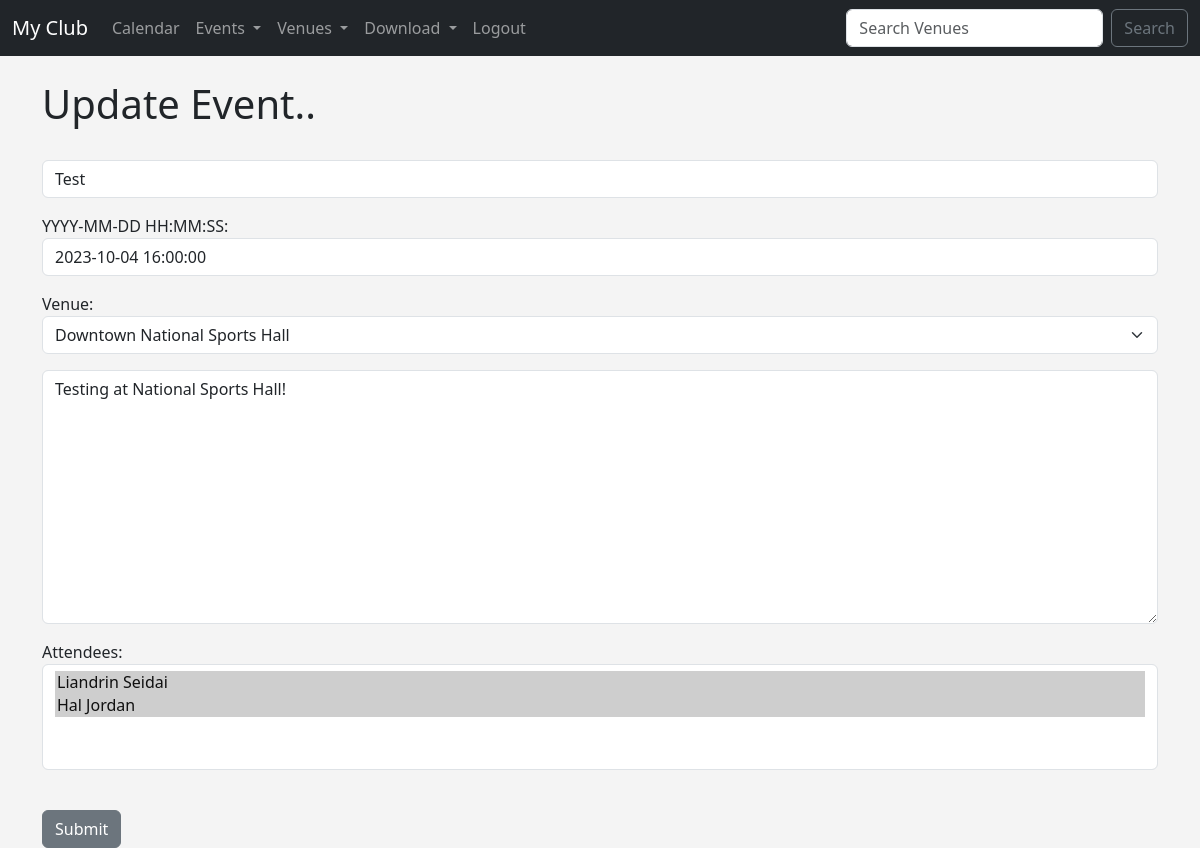
Before: /update_event/4 (signed in) with the older database file.
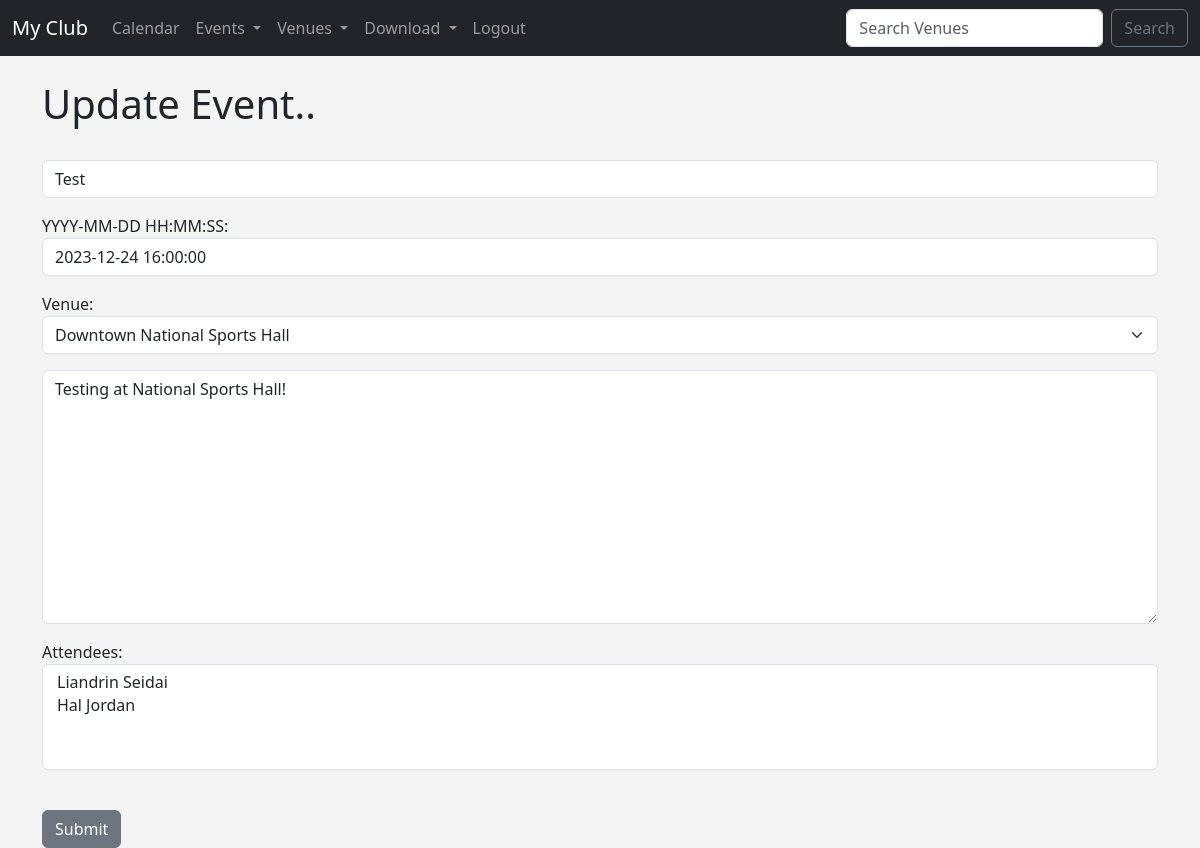
After: the same page with the newer database file.
### events/models.py (models this page shows, shortened)
class Event(models.Model):
	name = models.CharField('Event Name', max_length = 120)
	event_date = models.DateTimeField('Event Date')
	venue = models.ForeignKey(Venue, blank = True , null = True, on_delete = models.CASCADE)
	manager = models.ForeignKey(User, blank = True, null = True, on_delete = models.SET_NULL)
	description = models.TextField(blank = True)
	attendees = models.ManyToManyField(MyClubUser, blank = True)
	approved = models.BooleanField('Approved', default = False)

class Venue(models.Model):
	name = models.CharField('Venue Name', max_length = 120)
	address = models.CharField(max_length = 300)
	zip_code = models.CharField('Zip Code',max_length = 15)
	phone = models.CharField('Contact Phone',max_length = 15, blank = True)
	web = models.URLField('Website Address', blank = True)
	email_address = models.EmailField('Email Address', blank = True)
	owner = models.IntegerField("Venue Owner", blank = False, default = 1)
	venue_image = models.ImageField(null = True, blank = True, upload_to="images/")
	def __str__ (self):
		return self.name

### events/views.py (the view)
# urls.py: path('update_event/<event_id>', views.update_event, name = 'update-event'),
def update_event(request, event_id):
	event = Event.objects.get(pk=event_id)
	if request.user.is_superuser:
		form = EventFormAdmin(request.POST or None, instance = event)
	else:
		form = EventForm(request.POST or None, instance = event)
	if form.is_valid():
		form.save()
		return redirect('list-events')
	return render(request, 'events/update_event.html',
		{'event': event,
		'form' : form})

### events/forms.py
class EventForm(ModelForm):
	class Meta:
		model = Event
		fields = ('name', 'event_date', 'venue', 'description', 'attendees')
		labels = {
		'name' : '',
		'event_date': 'YYYY-MM-DD HH:MM:SS:',
		'venue': 'Venue',
		'description': '',
		'attendees': 'Attendees',
		}
		widgets = {
		'name': forms.TextInput(attrs={'class':'form-control', 'placeholder':'Event Name'}),
		'event_date': forms.TextInput(attrs={'class':'form-control', 'placeholder':'Event Date'}),
		'venue': forms.Select(attrs={'class':'form-select', 'placeholder':'Venue'}),
		'description': forms.Textarea(attrs={'class':'form-control', 'placeholder':'Description'}),
		'attendees': forms.SelectMultiple(attrs={'class':'form-control', 'placeholder':'Attendees'}),
		}

### events/models.py (called while the page is built)
	def __str__ (self):
		return self.first_name + ' ' + self.last_name

### events/templates/events/update_event.html (shortened to what this page needs)
{% extends 'events/base.html' %}
{% block content %}
	{% if user.is_authenticated %}
		{% if user == event.manager %}
			<h1>Update Event..</h1><br/>
			<form action="" method="post">
				{{ form.as_p }} <br/>
				<input type="submit" name="Update" class="btn btn-secondary">
			</form>
		{% else %}
			<h2>
				Acess Denied
			</h2>
			<p>Only the event's manager can update this event...</p>
		{% endif %}
	{% else %}
		<h3>Sorry!You must be logged in to view this page... </h3>
		<a href="{% url 'login' %}">Login</a>
	{% endif %}
{% endblock %}

Changed rows visible on the page:
changed Event "Downtown National Sports Hall": event_date "2023-10-04 16:00:00" → "2023-12-24 16:00:00"
Other visible differences:
form field attendees: "Liandrin Seidai ☑ / Hal Jordan ☑" → "Liandrin Seidai / Hal Jordan"
